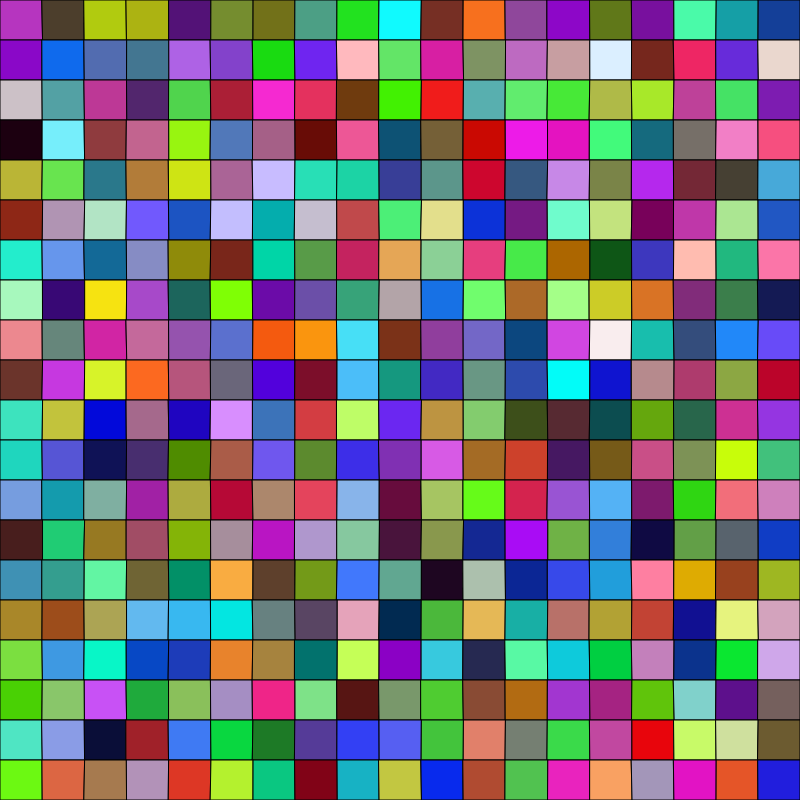
Frame 1 (no input)
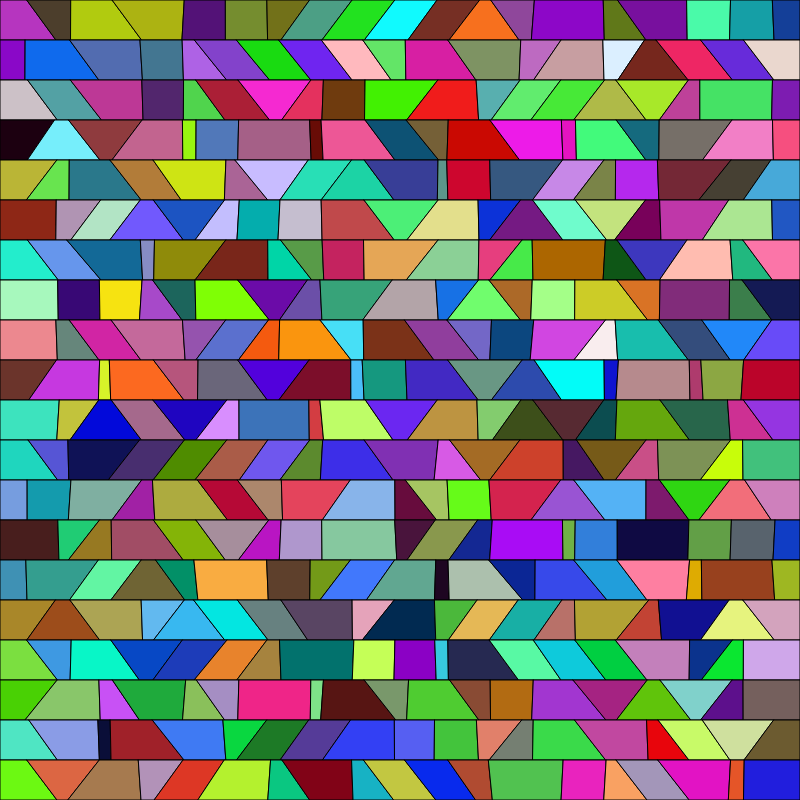
Frame 60 (no input)
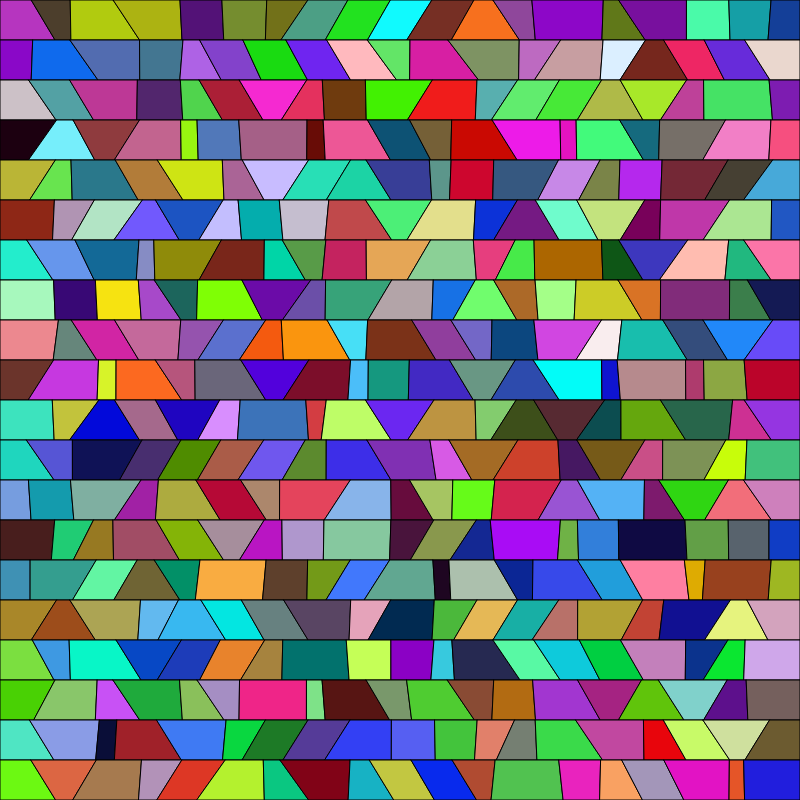
Frame 120 (the mouse pressed at the canvas centre since frame 60)

The p5.js sketch that drew these frames (run headless with seeded random() and noise() and a simulated clock; from frame 60 on, the mouse is pressed at the canvas centre):

// p5.js sketch
// ── sketch.js
let numCols = 20;
let numRows = 20;
let rectSize;
let rowHeight;
let rows = [];

function setup() {
  createCanvas(800, 800);

  rectSize = width / (numCols - 1);
  rowHeight = height/numRows;

  for(let h = 0; h < numRows; h++){
    let row = [];
    for(let i = 0; i < numCols; i++){
      if(i == 0){ //first
        row.push([{x: 0, dir: 0, o: 0}, {x: 0, dir: 0, o: 0}, randomColor()]);
      } else if(i == numCols - 1) { //last
        row.push([{x: width, dir: 0, o: width}, {x:width, dir: 0, o: width}, randomColor()]);
      } else { //middle cols
        // let offset1 = random(-rectSize/2, rectSize/2);
        // let offset2 = random(-rectSize/2, rectSize/2);
        let dir1 = random() > 0.5 ? 1 : -1;
        let dir2 = random() > 0.5 ? 1 : -1;
        row.push([{x: i * rectSize, dir: dir1, o: i * rectSize}, {x: i * rectSize, dir: dir2, o: i * rectSize}, randomColor()]);
      }
    }

// debugger;
    rows.push(row);
  }
}

function draw() {
  background(255);

  for(let i = 0; i < rows.length; i++){
    let row = rows[i];
    let y = rowHeight * i;
    for(let l of row){
      for(let p of l){
        p.x += p.dir * random(0.5);
        //bounds check

        if (p.x < p.o - rectSize / 2) {
          p.x = p.o - rectSize / 2; // Reset to the left edge
          p.dir *= -1;
        } else if (p.x > p.o + rectSize / 2) {
          p.x = p.o + rectSize / 2; // Reset to the right edge
          p.dir *= -1;
        }
      }

      // noFill();
      // stroke(0, 255, 0);
      // rect(l[0].o - rectSize/2, y, rectSize, y + rowHeight);
      // stroke(255, 0, 0);
      // line(l[0].o, y, l[1].o, y + rowHeight);
      // stroke(0);
      // line(l[0].x, y, l[1].x, y + rowHeight);
    }

    //after row is updated, loop over again to draw, otherwise there will be gaps and overlaps
    for(let j = 0; j < row.length - 1; j++){
      let leftLine = row[j];
      let rightLine = row[j + 1];

      //poly shit
      fill(leftLine[2]); //color is in the third array position for each line 

      beginShape();
      vertex(leftLine[0].x, y);
      vertex(rightLine[0].x, y);
      vertex(rightLine[1].x, y + rowHeight);
      vertex(leftLine[1].x, y + rowHeight);
      vertex(leftLine[0].x, y);
      endShape();

    }
  }
}

function randomColor(){
  let r = random(0, 255);
  let g = random(0, 255);
  let b = random(0, 255);

  return color(r, g, b);
}
